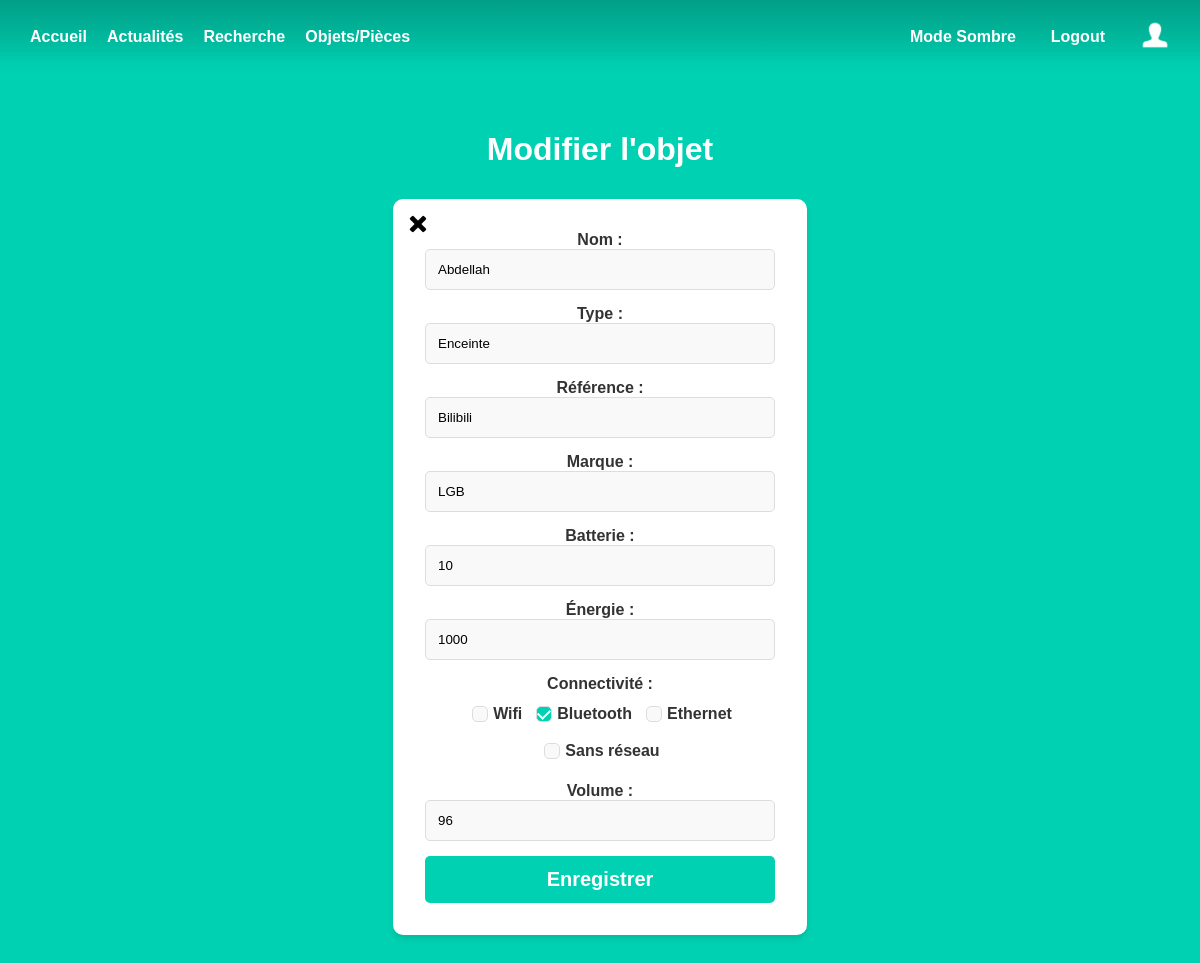
/edit_object/2 (signed in), run on the app's committed database.
### models.py (models this page shows)
class Object(db.Model):
    id = db.Column(db.Integer, primary_key=True)
    nom = db.Column(db.String, unique=True, index=True)
    type = db.Column(db.String, nullable=False)
    reference = db.Column(db.String, unique=True, index=True)
    brand = db.Column(db.String)
    status = db.Column(db.String)
    image = db.Column(db.LargeBinary)
    battery = db.Column(db.Integer)
    energy = db.Column(db.Integer)
    connectivity = db.Column(db.String)
    volume = db.Column(db.Integer)
    luminosity = db.Column(db.Integer)
    size = db.Column(db.Integer)
    resolution = db.Column(db.Integer)
    temp = db.Column(db.Integer)
    room_id = db.Column(db.Integer, db.ForeignKey('room.id'))
    room = db.relationship('Room', backref=db.backref('objects', lazy=True))

### manage_object.py (the view, shortened to what this page needs)
@manage_object.route('/edit_object/<int:obj_id>', methods=['GET', 'POST'])
def edit_object(obj_id):
    object = Object.query.get(obj_id)
    if not object:
        return "Objet non trouvé", 404
    return render_template('edit_profile_object.html', obj=object)

### templates/edit_profile_object.html (shortened to what this page needs)
{% extends "base.html" %}
{% block content %}
<div class="column is-4 is-offset-4">
    <h3 class="title">Modifier l'objet</h3>
    <div class="box">
        <div class="back">
            <a href="{{ url_for('manage_object.profile_object', obj_id=obj.id) }}" class="button">
                <img src="{{ url_for('static', filename='croix.png') }}" alt="Profil"  width="20" height="20">
            </a>
        </div>
        <form method="POST" action='/edit_object/{{obj.id}}'>
            <div class="field">
                <label class="label">Nom :</label>
                <div class="control">
                    <input class="input is-large" type="text" name="nom" autofocus="" value="{{obj.nom}}" required>
                </div>
            </div>
            <div class="field">
                <label class="label">Type :</label>
                <div class="control">
                    <input class="input is-large" type="text" name="type" autofocus="" value="{{obj.type}}" readonly>
                </div>
            </div>
            <div class="field">
                <label class="label">Référence :</label>
                <div class="control">
                    <input class="input is-large" type="text" name="reference" value="{{obj.reference}}" required>
                </div>
            </div>
            <div class="field">
                <label class="label">Marque :</label>
                <div class="control">
                    <input class="input is-large" type="text" name="brand" value="{{obj.brand}}" required>
                </div>
            </div>
            <div class="field">
                <label class="label">Batterie :</label>
                <div class="control">
                    <input class="input is-large" type="number" name="battery" value="{{obj.battery}}" required>
                </div>
            </div>
            <div class="field">
                <label class="label">Énergie :</label>
                <div class="control">
                    <input class="input is-large" type="number" name="energy" value="{{obj.energy}}" required>
                </div>
            </div>
            <div class="field">
                <label class="label">Connectivité :</label>
                <div class="checkbox-box">
                    <label class="checkbox">
                        <input type="checkbox" name="connectivity" value="Wifi" {% if "Wifi" in obj.connectivity %} checked {% endif %}> Wifi
                    </label>
                    <label class="checkbox">
                        <input type="checkbox" name="connectivity" value="Bluetooth" {% if "Bluetooth" in obj.connectivity %} checked {% endif %}> Bluetooth
                    </label>
                    <label class="checkbox">
                        <input type="checkbox" name="connectivity" value="Ethernet" {% if "Ethernet" in obj.connectivity %} checked {% endif %}> Ethernet
                    </label>
                    <label class="checkbox">
                        <input type="checkbox" name="connectivity"  id="no-network" value="Sans réseau" {% if 'Sans réseau' in obj.connectivity %} checked {% endif %}> Sans réseau
                    </label>
                </div>
            </div>
            {% if obj.volume is not none %}
                <div class="field">
                    <label class="label">Volume :</label>
                    <div class="control">
                        <input class="input is-large" type="number" name="volume" value="{{obj.volume}}" required>
                    </div>
                </div>
            {% endif %}
            <button class="button is-block is-info is-large is-fullwidth">Enregistrer</button>
        </form>
    </div>
</div>
{% endblock %}

### static/styles/base2.css (style rules this page uses)
html, body { height: 100%; margin: 0; padding: 0; font-family: 'Arial', sans-serif; background-color: var(--clair); color: rgb(0, 0, 0); text-align: center; }
:root { --clair: #00d1b2; --moyen: #14c2a8; --fonce: #019e86; --tresfonce: #00a88b; --ecriture: white; --box: white; --titrebox: black; --border: #ddd; --writeinput: #aaa; --itembox: #f9f9f9; --titreitem: #333; --pitem: #666; --ecritureform: black; --titrerequete: #1e293b; --progress : #0fd812; }
.box { width: 350px; background: var(--box); padding: 30px; border-radius: 10px; box-shadow: 0px 4px 6px rgba(0, 0, 0, 0.1); width: 350px; text-align: center; margin-bottom: 30px; }
.input { border-radius: 5px; border: 1px solid var(--border); padding: 12px; width: 100%; margin-bottom: 15px; box-sizing: border-box; }
.input::placeholder { color: var(--writeinput); }
.button.is-info { background-color: var(--clair); color: var(--ecriture); font-weight: bold; border-radius: 5px; border: none; padding: 12px; width: 100%; transition: background 0.3s; font-size: 20px; }
.title { color: var(--ecriture); padding-top: 25px; font-size: 2rem; font-weight: 600; line-height: 1.125 }
.news-item .pp, .user-container img, .box img { border-radius: 50%; }
form input { background-color: var(--itembox); color: var(--ecritureform); }
.box { position: relative; padding: 2rem; }
.back { position: absolute; top: 15px; left: 15px; }
.label { font-weight: bold; }
.checkbox-box { display: flex; flex-wrap: wrap; gap: 10px; justify-content: center; margin-top: 10px; margin-bottom: 15px; }
.checkbox { display: flex; align-items: center; margin-bottom: 5px; cursor: pointer; }
.checkbox input[type="checkbox"] { margin-right: 5px; appearance: none; border: 1px solid var(--border); border-radius: 5px; width: 16px; height: 16px; cursor: pointer; display: inline-block; position: relative; }
.checkbox input[type="checkbox"]:checked { background-color: var(--clair); }
.checkbox input[type="checkbox"]:checked::before { content: ""; position: absolute; top: 50%; left: 50%; width: 6px; height: 10px; border: solid var(--box); border-width: 0 2px 2px 0; transform: translate(-50%, -60%) rotate(45deg); }
label { font-weight: bold; margin-bottom: 0.5rem; color: var(--titreitem); }

### data on the page
Object: nom "Abdellah", type "Enceinte", reference "Bilibili", brand "LGB", battery "10", energy "1000", connectivity "☑", volume "96"
